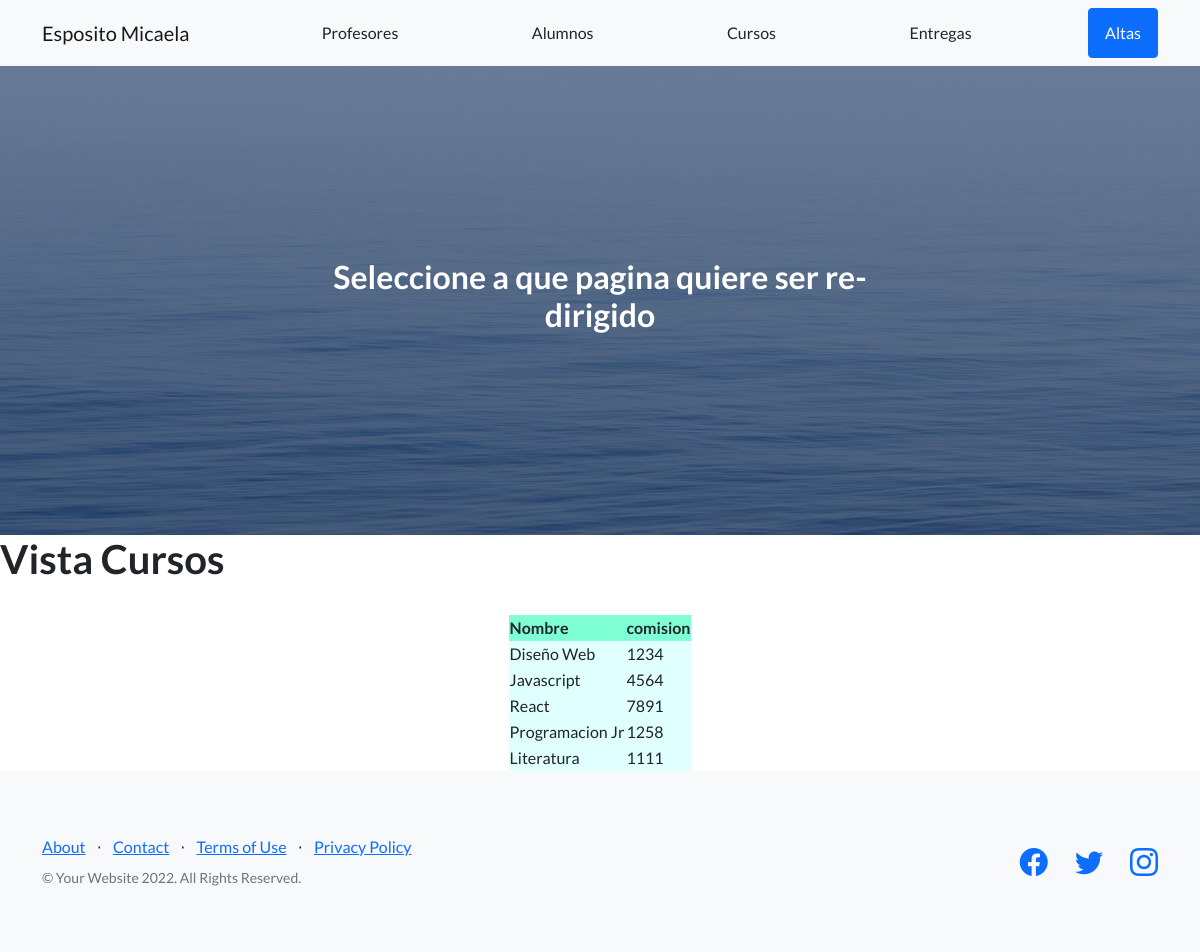
Page /appcoder/cursos on the earlier database version.
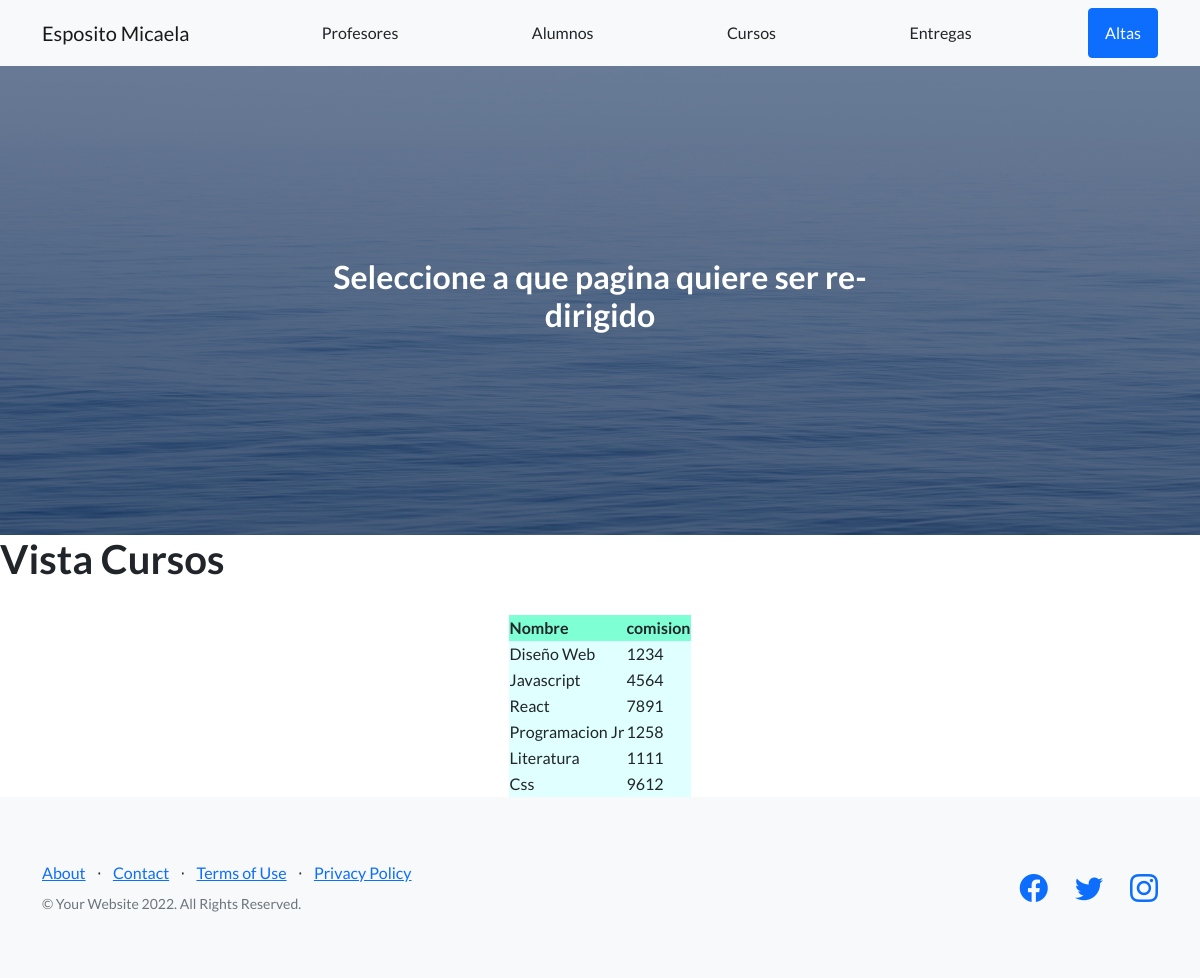
Same page on the later database version.
### app_coder/models.py (models this page shows)
class Cursos(models.Model):
    nombre=models.CharField(max_length=30)
    comision=models.IntegerField()

### app_coder/views.py (the view)
# urls.py: path('cursos',views.cursos, name="cursos"),
def cursos(request):
    curso = Cursos.objects.all()
    bdcursos={"bdcursos": curso}
    plantilla = loader.get_template("cursos.html")
    vistacursos= plantilla.render(bdcursos)
    return HttpResponse(vistacursos)

### app_coder/templates/cursos.html
{% extends 'padre.html' %}
{% load static %}
{% block contenioQueCambia %}
<main>
  <h1>Vista Cursos</h1>
  <table style="border:1px; margin: 0 auto">
    <tr style="background-color: aquamarine">
      <td><strong>Nombre</strong></td>&nbsp;
      <td><strong>comision</strong></td>&nbsp;
    </tr>
    {% for curso in bdcursos %}
    <tr style="background-color: lightcyan">
      <td>{{curso.nombre}}</td>
      <td>{{curso.comision}}</td>
    </tr>
    {% endfor %}
  </table>
</main>
{% endblock %}

Differences in the rows shown:
added Cursos: nombre "Css", comision "9612"
